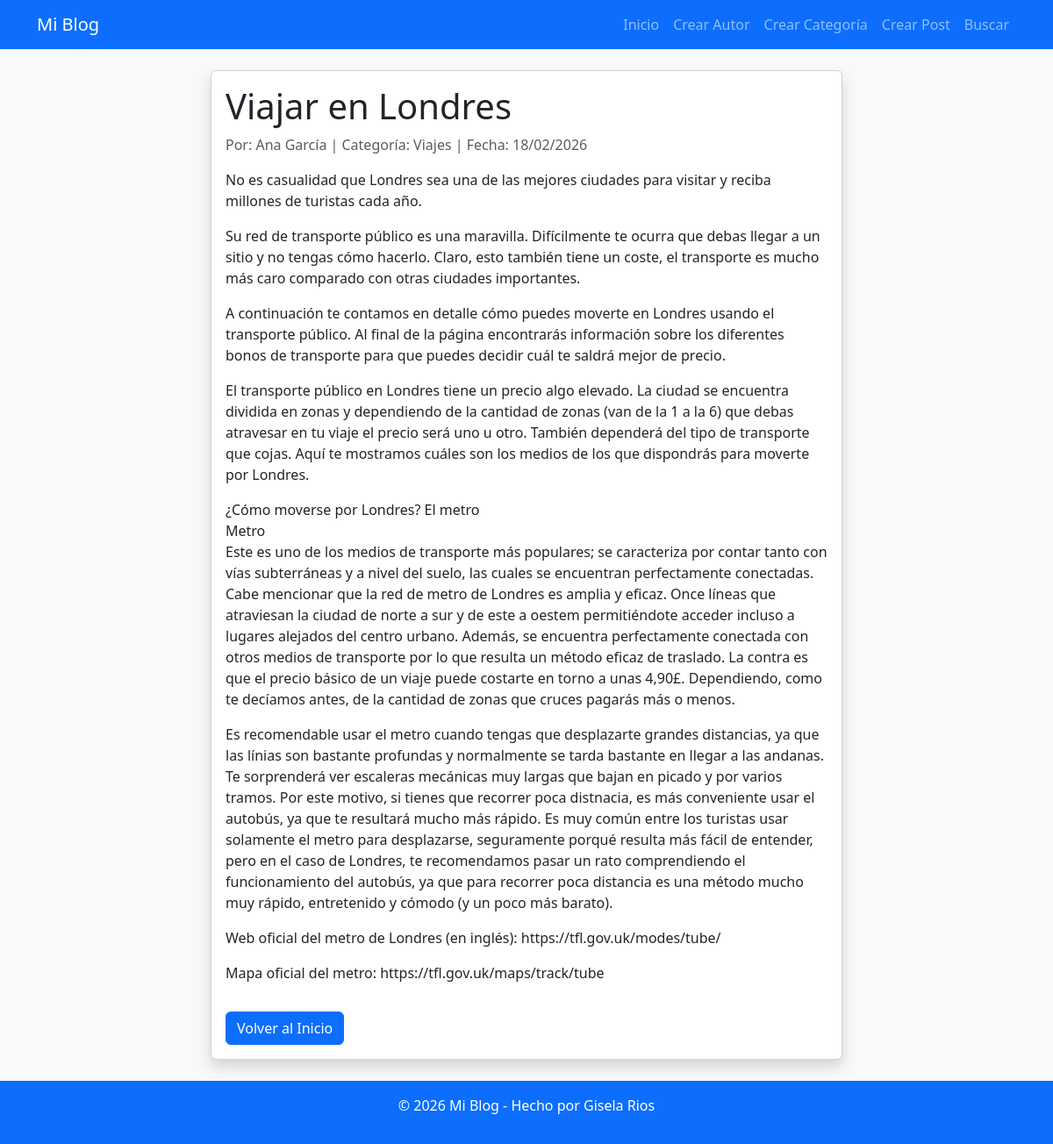
The app's page /post/2/ with its own data.
### blog/models.py (models this page shows, shortened)
class Post(models.Model):
    image = models.ImageField(upload_to='posts/', blank=True, null=True, help_text="Imagen opcional del post")
    title: str = models.CharField(max_length=200, help_text="Título del post")
    content: str = models.TextField(help_text="Contenido del post")
    author = models.ForeignKey(Author, on_delete=models.CASCADE, help_text="Autor del post")
    category = models.ForeignKey(Category, on_delete=models.CASCADE, help_text="Categoría del post")
    published_date = models.DateTimeField(auto_now_add=True, help_text="Fecha de publicación")

class Author(models.Model):
    name: str = models.CharField(max_length=100, help_text="Nombre del autor")
    email: str = models.EmailField(unique=True, help_text="Correo electrónico único")
    DEFAULT_DISCOUNT: float = 0.0

class Category(models.Model):
    name: str = models.CharField(max_length=100, unique=True, help_text="Nombre único de la categoría")
    MAX_POSTS: int = 100

### blog/views.py (the view)
# urls.py: path('post/<int:post_id>/', views.post_detail, name='post_detail'),
def post_detail(request, post_id):
    try:
        post = Post.objects.get(id=post_id)
        return render(request, 'blog/post_detail.html', {'post': post})
    except Post.DoesNotExist:
        from django.http import Http404
        raise Http404("Post no encontrado")
    except Exception as e:
        return HttpResponse(f"Error al cargar post: {str(e)}", status=500)

### blog/templates/blog/post_detail.html (shortened to what this page needs)
{% extends 'blog/base.html' %}
{% block content %}
    <div class="container my-4">
        <div class="row justify-content-center">
            <div class="col-lg-8">
                <div class="card shadow">
                    <div class="card-body">
                        <h1 class="card-title">{{ post.title }}</h1>
                        <p class="text-muted">Por: {{ post.author.name }} | Categoría: {{ post.category.name }} | Fecha: {{ post.published_date|date:"d/m/Y" }}</p>
                        <div class="card-text">
                            {{ post.content|linebreaks }}
                        </div>
                        <a href="{% url 'home' %}" class="btn btn-primary mt-3">Volver al Inicio</a>
                    </div>
                </div>
            </div>
        </div>
    </div>
{% endblock %}

### records on screen
Post: title "Viajar en Londres", author.name "Ana García", category.name "Viajes", published_date "18/02/2026", content "No es casualidad que Londres sea una de las mejores ciudades para visitar y reciba millones de turistas cada año. Su red de transporte público es una maravilla. Difícilmente te ocurra que debas llegar a un sitio y no tengas cómo hacerlo. Claro, esto también tiene un coste, el transporte es mucho más caro comparado con otras ciudades importantes. A continuación te contamos en detalle cómo puedes moverte en Londres usando el transporte público. Al final de la página encontrarás información sobre los diferentes bonos de transporte para que puedes decidir cuál te saldrá mejor de precio. El transporte público en Londres tiene un precio algo elevado. La ciudad se encuentra dividida en zonas y…"
